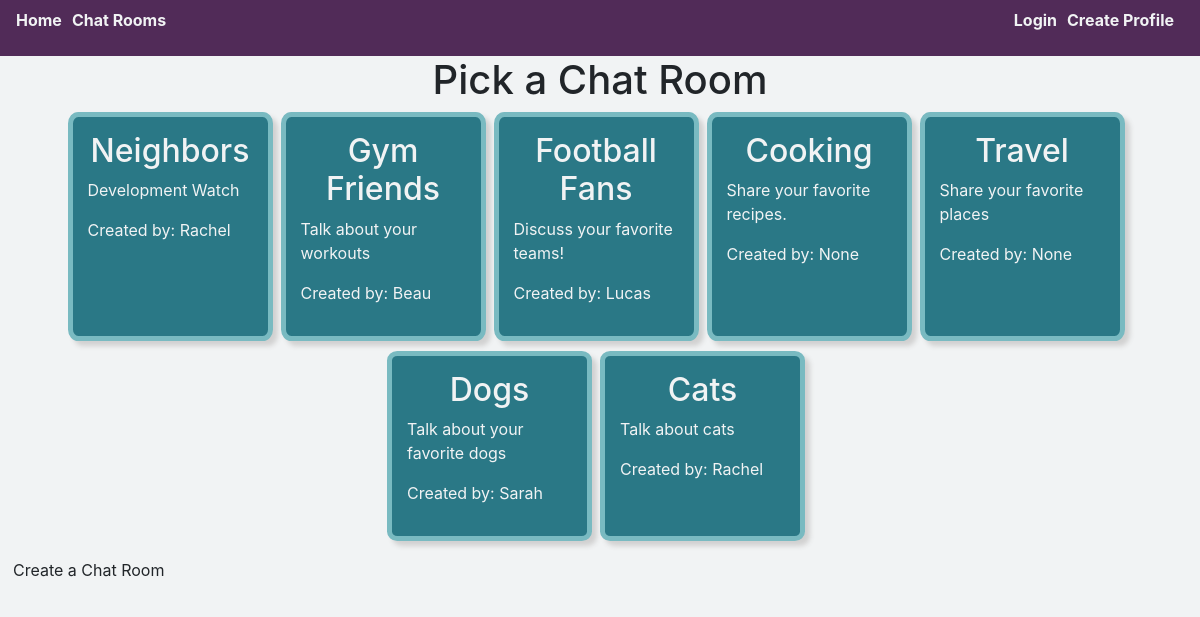
Page /chat_rooms/ on the committed database.
### chat_app/models.py (models this page shows, shortened)
class Room(models.Model):
    name = models.CharField(max_length=255)
    description = models.CharField(max_length=255, null=True)
    created_by = models.ForeignKey(User, on_delete=models.CASCADE, null=True, related_name='rooms')
    members = models.ManyToManyField(User)

### chat_app/views.py (the view)
# urls.py: path('chat_rooms/', views.ListView.as_view(), name='chat_rooms'),
class ListView(generic.ListView):
    model = Room
    template_name = 'chat_app/chat_rooms.html'

### chat_app/templates/chat_app/chat_rooms.html
{% extends 'chat_app/base.html' %}
{% block content %}
<h1 class="d-flex justify-content-center">Pick a Chat Room</h1>
<div class="rooms-container row d-flex justify-content-center">
  {% for room in object_list %}
  <div class="card room-card col-9 col-sm-6 col-md-4 col-lg-2 mr-2">
    <h2><a href="{% url 'chat_app:chat_detail' room.id %}" class="room-name">{{room.name}}</a></h2>
    <p>{{room.description}}</p>
    <p>Created by: {{room.created_by}}</p>
  </div>
  {% endfor %}
</div>
<a href="{% url 'chat_app:create_room' %}" class="btn">Create a Chat Room</a>
{% endblock content %}

### chat_app/static/styles.css (style rules this page uses)
* { box-sizing: border-box; }
body { background-color: #f1f3f4; }
.room-card { padding: 15px; border-radius: 5%; border: solid 5px #79bac1; background-color: #2a7886; box-shadow: 5px 5px 5px #D1D1D1; margin-bottom: 10px; padding: 15px; }
.room-card h2 { text-align: center; }
.room-card a { color: #f1f3f4; }
.room-card p { color: #f1f3f4; }

### rows in the picture
Room: name "Neighbors", description "Development Watch", created_by "Rachel"
Room: name "Gym Friends", description "Talk about your workouts", created_by "Beau"
Room: name "Football Fans", description "Discuss your favorite teams!", created_by "Lucas"
Room: name "Cooking", description "Share your favorite recipes.", created_by "None"
Room: name "Travel", description "Share your favorite places", created_by "None"
Room: name "Dogs", description "Talk about your favorite dogs", created_by "Sarah"
Room: name "Cats", description "Talk about cats", created_by "Rachel"
